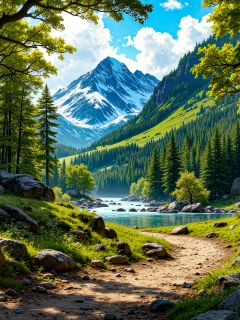
#> input picture UTS/pemandangan.jpg, 240 x 320 px
$ jupyter execute 'Citra Grayscale.ipynb'
#> lines starting #> are read from the running program, lines starting #| are printed output that depends on the picture
# Citra Grayscale

Moch. Janu Prayogo 2213020081 3A

[cell 1]
from PIL import Image
import math
import matplotlib.pyplot as plt

[cell 2]
def convert_to_grayscale(pixel):
    r, g, b = pixel

    gray = int(0.299 * r + 0.587 * g + 0.114 * b)

    return gray

[cell 3]
# Buka gambar
img = Image.open('pemandangan.jpg')
#> img is the input picture: PIL image 240x320 RGB; mean R, G, B 93.3, 113.8, 88
img = img.convert('RGB')
width, height = img.size
#> width = 240; height = 320

[cell 4]
plt.imshow(img)
plt.axis('off')
plt.title('Gambar Asli')
plt.show()

[cell 5]
result_matrix = []

[cell 6]
for y in range(height):
    row = []
    for x in range(width):
        pixel = img.getpixel((x, y))
        index = convert_to_grayscale(pixel)
        row.append(index)
    result_matrix.append(row)

[cell 7]
# Tampilkan gambar hasil menggunakan matplotlib
plt.imshow(result_matrix, cmap='gray')
plt.axis('off')  # Hilangkan sumbu
plt.title('Hasil Konversi Warna')
plt.show()
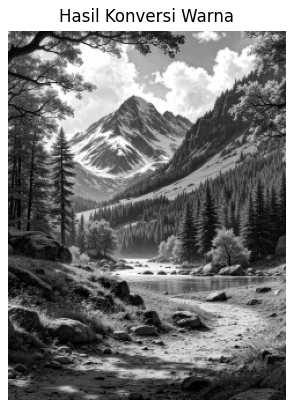
#> figure drawn by matplotlib, 1 panel
